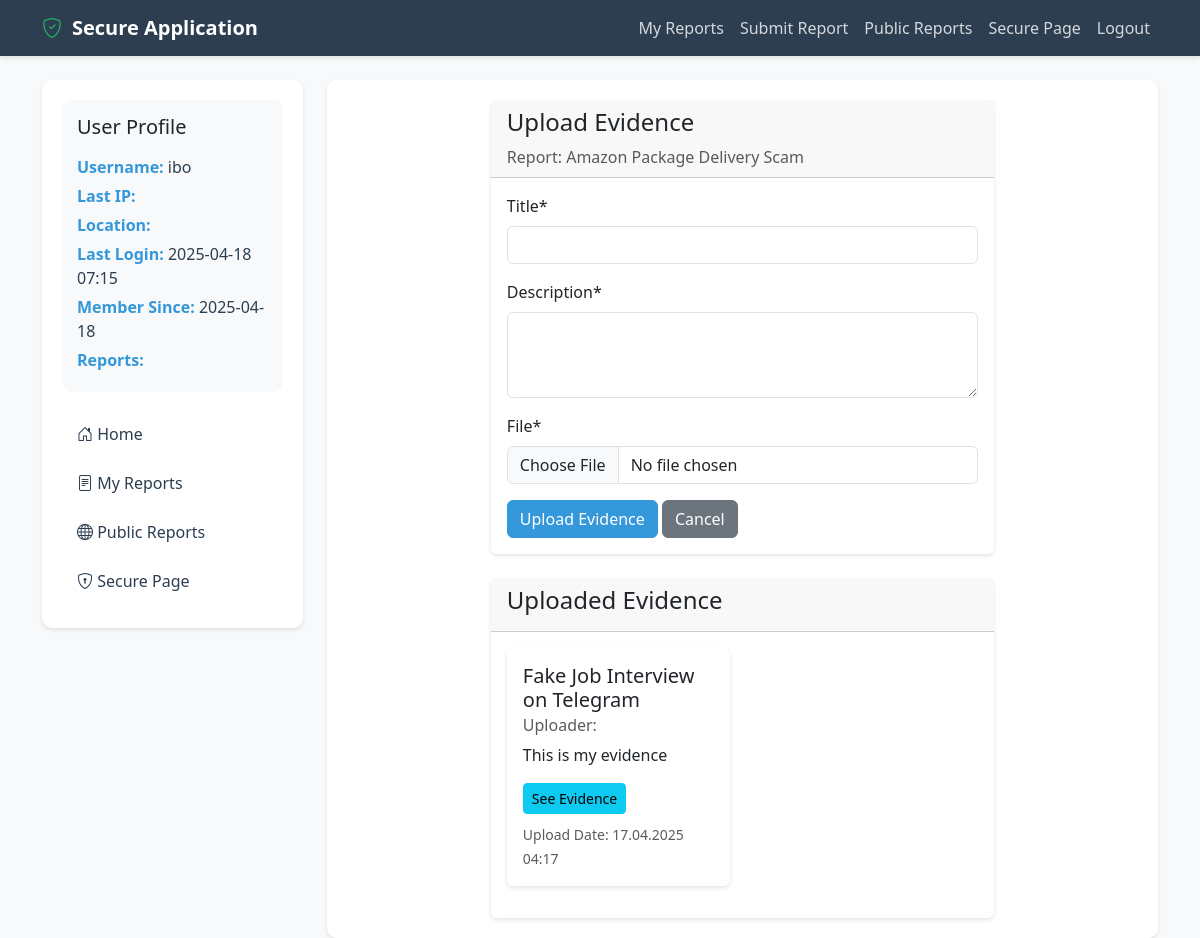
Page /upload-evidence/2/ (signed in) on the earlier database version.
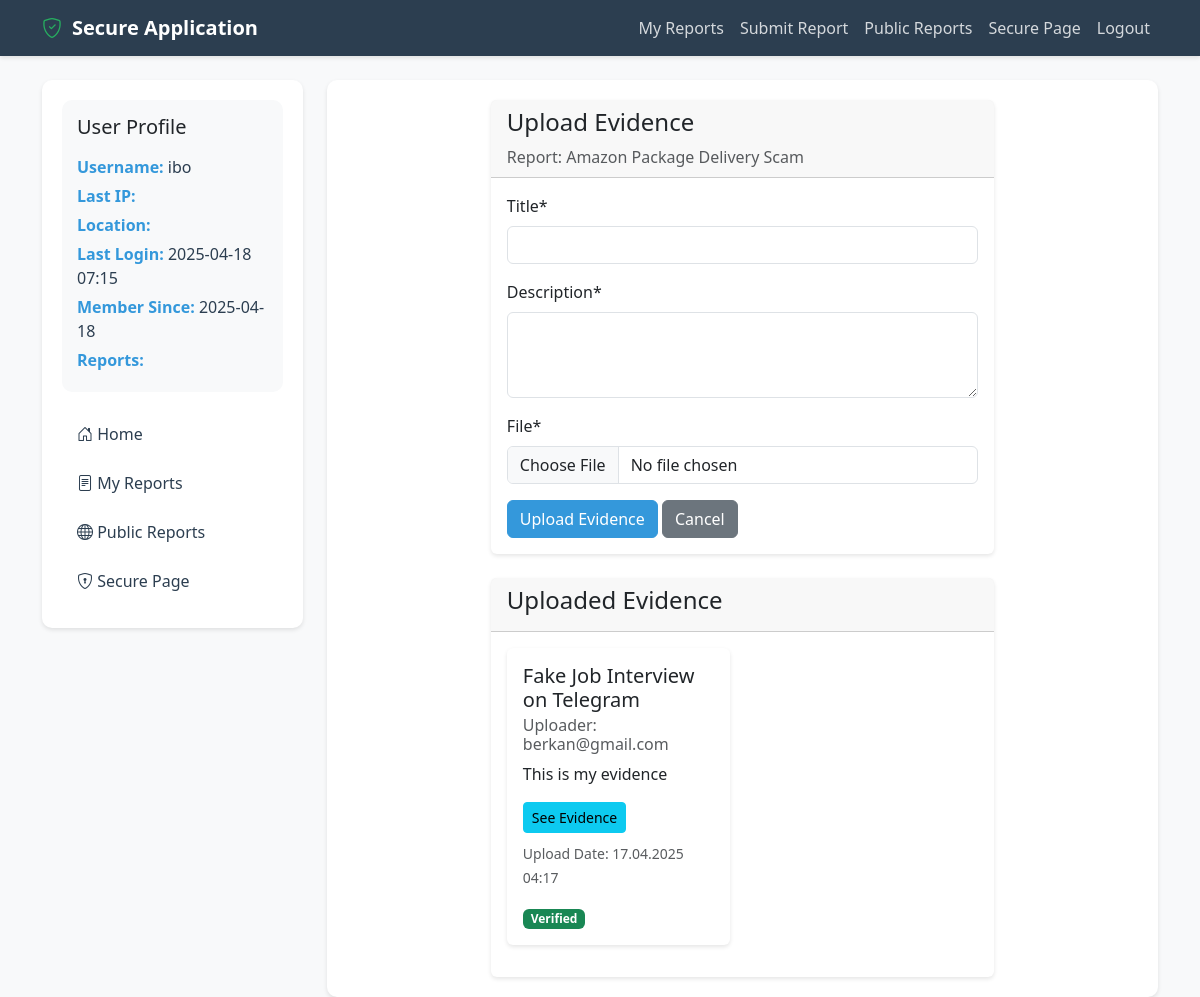
Same page on the later database version.
### myapp/models.py (models this page shows, shortened)
class ReportEvidence(models.Model):
    report = models.ForeignKey(ScamReport, on_delete=models.CASCADE, related_name='evidence')
    user = models.ForeignKey(User, on_delete=models.CASCADE)
    title = models.CharField(max_length=200)
    description = models.TextField()
    file = models.FileField(upload_to='evidence/')
    uploaded_at = models.DateTimeField(auto_now_add=True)
    is_verified = models.BooleanField(default=False)
    verified_by = models.ForeignKey(
        User,
        on_delete=models.SET_NULL,
        null=True,
        blank=True,
        related_name='verified_evidence'
    )
    verification_date = models.DateTimeField(null=True, blank=True)
    class Meta:
        ordering = ['-uploaded_at']

### myapp/views.py (the view)
# urls.py: path('upload-evidence/<int:report_id>/', views.upload_evidence, name='upload_evidence'),
@login_required
def upload_evidence(request, report_id):
    report = get_object_or_404(ScamReport, id=report_id)
    if request.method == 'POST':
        form = EvidenceForm(request.POST, request.FILES)
        if form.is_valid():
            evidence = form.save(commit=False)
            evidence.report = report
            evidence.user = request.user
            evidence.save()
            messages.success(request, 'Your evidence added successfully.')
            return redirect('view_report', report_id=report.id)
    else:
        form = EvidenceForm()
    return render(request, 'upload_evidence.html', {
        'form': form,
        'report': report
    })

### myapp/forms.py
class EvidenceForm(forms.ModelForm):
    class Meta:
        model = ReportEvidence
        fields = ['title', 'description', 'file']
        labels = {
            'title': 'Title',
            'description': 'Description',
            'file': 'File'
        }
        widgets = {
            'title': forms.TextInput(attrs={'class': 'form-control'}),
            'description': forms.Textarea(attrs={'rows': 3, 'class': 'form-control'}),
            'file': forms.FileInput(attrs={'class': 'form-control'})
        }
    def __init__(self, *args, **kwargs):
        super().__init__(*args, **kwargs)
        self.helper = FormHelper()
        self.helper.layout = Layout(
            Fieldset(
                'Submit Evidence',
                'title',
                'description',
                'file',
            ),
            ButtonHolder(
                Submit('submit', 'Submit Evidence', css_class='btn-primary')
            )
        )

### myapp/templates/upload_evidence.html (shortened to what this page needs)
{% extends 'base.html' %}
{% load crispy_forms_tags %}
{% block content %}
<div class="container">
    <div class="row justify-content-center">
        <div class="col-md-8">
            <div class="card">
                <div class="card-header">
                    <h4>Upload Evidence</h4>
                    <p class="text-muted mb-0">Report: {{ report.title }}</p>
                </div>
                <div class="card-body">
                    <form method="post" enctype="multipart/form-data">
                        {{ form|crispy }}
                        <div class="mt-3">
                            <button type="submit" class="btn btn-primary">Upload Evidence</button>
                            <a href="{% url 'view_report' report.id %}" class="btn btn-secondary">Cancel</a>
                        </div>
                    </form>
                </div>
            </div>
            {% if report.evidence.all %}
                <div class="card mt-4">
                    <div class="card-header">
                        <h4>Uploaded Evidence</h4>
                    </div>
                    <div class="card-body">
                        <div class="row">
                            {% for evidence in report.evidence.all %}
                                <div class="col-md-6 mb-3">
                                    <div class="card h-100">
                                        <div class="card-body">
                                            <h5 class="card-title">{{ evidence.title }}</h5>
                                            <h6 class="card-subtitle mb-2 text-muted">Uploader: {{ evidence.user.email }}</h6>
                                            <p class="card-text">{{ evidence.description }}</p>
                                            {% if evidence.file %}
                                                <a href="{{ evidence.file.url }}" class="btn btn-sm btn-info" target="_blank">See Evidence</a>
                                            {% endif %}
                                            <p class="card-text mt-2">
                                                <small class="text-muted">Upload Date: {{ evidence.uploaded_at|date:"d.m.Y H:i" }}</small>
                                            </p>
                                            {% if evidence.is_verified %}
                                                <span class="badge bg-success">Verified</span>
                                            {% elif user.is_staff %}
                                                <a href="{% url 'verify_evidence' evidence.id %}" class="btn btn-sm btn-success">Verify</a>
                                            {% endif %}
                                        </div>
                                    </div>
                                </div>
                            {% endfor %}
                        </div>
                    </div>
                </div>
            {% else %}
                <div class="alert alert-info mt-4">
                    This report has no evidence yet.
                </div>
            {% endif %}
        </div>
    </div>
</div>
{% endblock %}

Differences in the rows shown:
changed ReportEvidence "Fake Job Interview on Telegram": user.email (not shown) → "berkan@gmail.com"; is_verified False → True (drawn)
